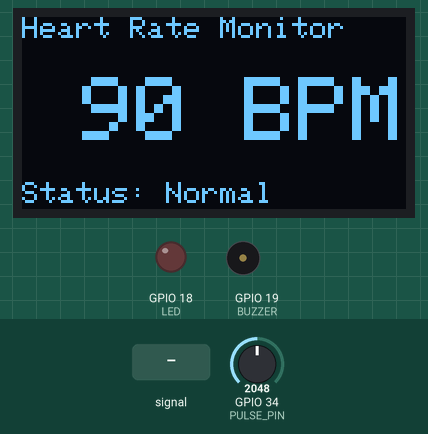
Bench run of a sketch on a simulated ESP32. Parts: 128×64 one-colour display, output pins drawn as LEDs (lit = HIGH), buzzer (waves = sounding). The test bench sets the inputs (shaded band); at power-on: GPIO 34 (PULSE_PIN) = 2048. What the sketch prints to the serial monitor is not drawn.

Above: at 3.2 s.
3.3 s: GPIO 34 (PULSE_PIN) fed a 200 Hz sine of ±1842 counts around its level
At 4.6 s:
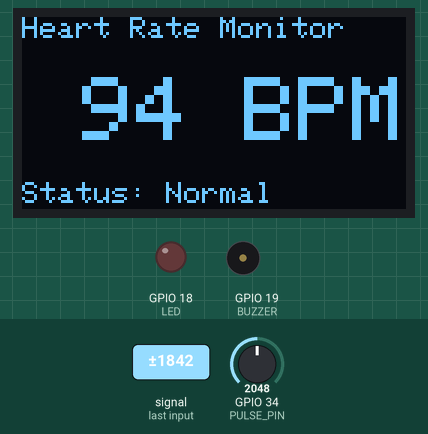
7.4 s: GPIO 34 (PULSE_PIN) set to 2866
At 9.0 s:
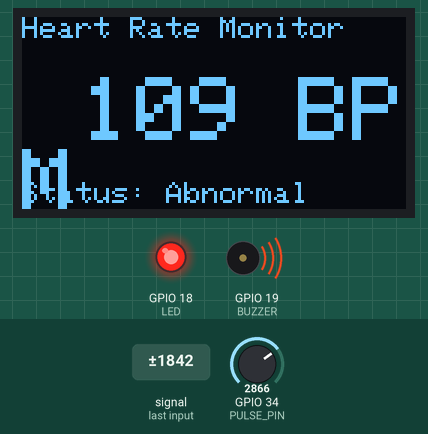
9.7 s: GPIO 34 (PULSE_PIN) fed a 1000 Hz sine of ±1023 counts around its level
At 11.1 s:
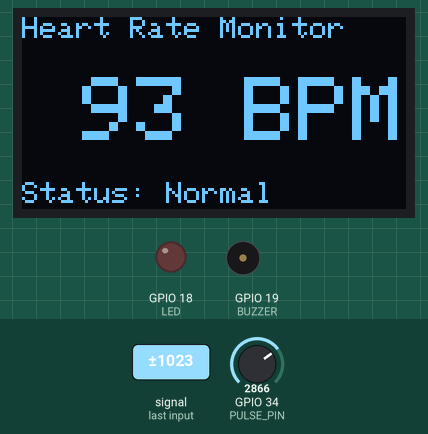
12.8 s: GPIO 34 (PULSE_PIN) set to 3603
At 14.0 s:
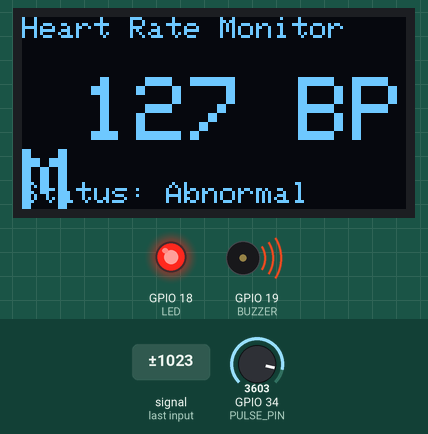
14.8 s: GPIO 34 (PULSE_PIN) set to 4095
At 16.2 s:
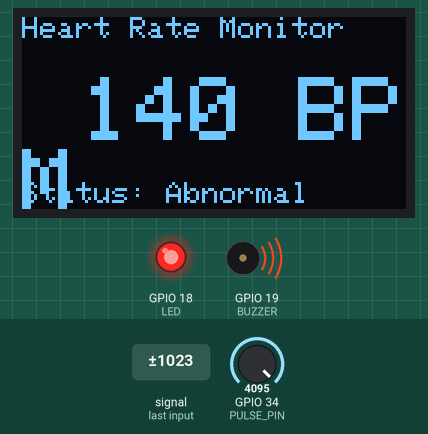
Timing chart, 0 to 17.8 s (numbered marks = the images above; inputs shaded):
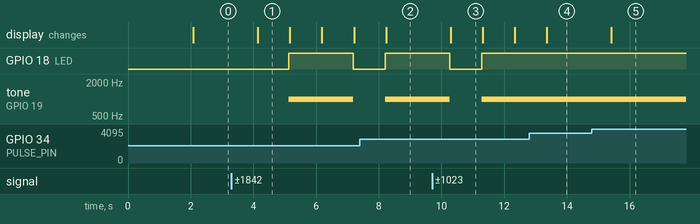

Measured:
- after the input at 3.3 s, GPIO 18 (LED): LOW → HIGH after 1.8 s, → LOW 2.1 s later; tone on GPIO 19 (BUZZER): silent → 1000 Hz after 1.8 s, → silent 2.1 s later; the display: changes after 0.83 s (image 1)
- after the input at 9.7 s, GPIO 18 (LED): HIGH → LOW after 0.56 s, → HIGH 1.0 s later; tone on GPIO 19 (BUZZER): 1000 Hz → silent after 0.56 s, → 1000 Hz 1.0 s later; the display: changes after 0.59 s (image 3)
- after the input at 14.8 s, the display: changes after 0.62 s (image 5)
- what the display in image 1 shows lasts 1.1 s, from 4.1 s to 5.2 s

The sketch:

sketch.ino
```cpp
#include <Wire.h>
#include <Adafruit_GFX.h>
#include <Adafruit_SSD1306.h>
#define SCREEN_WIDTH 128
#define SCREEN_HEIGHT 64
#define PULSE_PIN 34
#define BUZZER 19
#define LED 18

Adafruit_SSD1306 display(SCREEN_WIDTH, SCREEN_HEIGHT, &Wire, -1);

void setup() {
  Serial.begin(115200);
  pinMode(BUZZER, OUTPUT);
  pinMode(LED, OUTPUT);
  if (!display.begin(SSD1306_SWITCHCAPVCC, 0x3C)) {
    Serial.println("OLED failed");
    while (true);
  }
  display.clearDisplay();
  display.setTextColor(WHITE);
  display.setTextSize(2);
  display.setCursor(5, 20);
  display.println("HEART");
  display.println("MONITOR");
  display.display();
  delay(2000);
}
void loop() {
  int sensorValue = analogRead(PULSE_PIN);
  int bpm = map(sensorValue, 0, 4095, 40, 140);
  display.clearDisplay();
  display.setTextSize(1);
  display.setCursor(0, 0);
  display.println("Heart Rate Monitor");
  display.setTextSize(3);
  display.setCursor(20, 20);
  display.print(bpm);
  display.print(" BPM");
  display.setTextSize(1);
  display.setCursor(0, 55);
  if (bpm < 60 || bpm > 100) {
    display.print("Status: Abnormal");
    digitalWrite(LED, HIGH);
    tone(BUZZER, 1000);
  } else {
    display.print("Status: Normal");
    digitalWrite(LED, LOW);
    noTone(BUZZER);
  }
  display.display();
  Serial.print("Heart Rate: ");
  Serial.print(bpm);
  Serial.println(" BPM");

  delay(1000);
}
```
